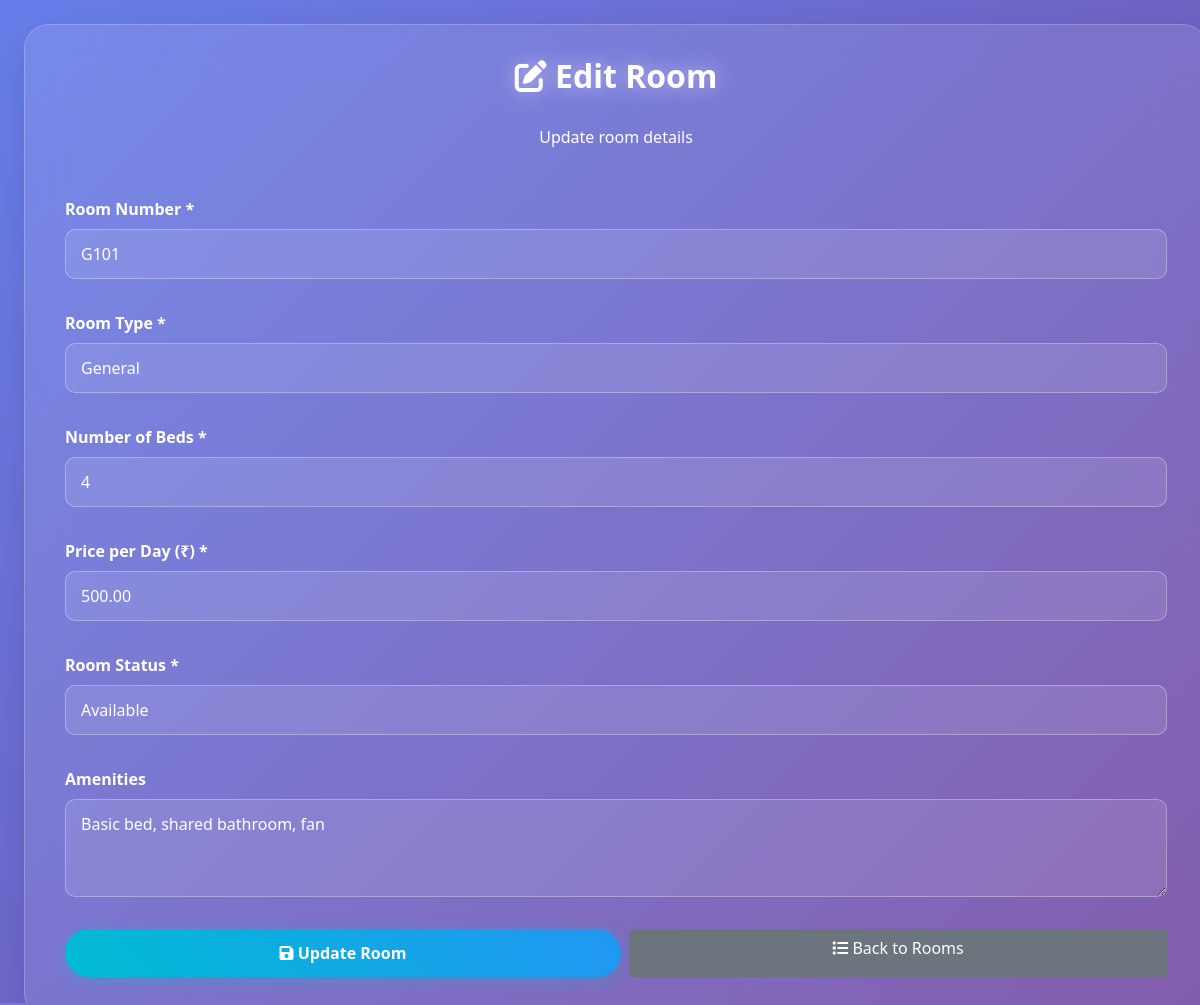
Page /edit-room.php?id=1 on the committed database.
### tables this page shows
CREATE TABLE rooms (
    id INT AUTO_INCREMENT PRIMARY KEY,
    room_number VARCHAR(10) UNIQUE NOT NULL,
    room_type ENUM('general', 'private', 'icu', 'emergency') NOT NULL,
    bed_count INT DEFAULT 1,
    price_per_day DECIMAL(10,2) NOT NULL,
    status ENUM('available', 'occupied', 'maintenance') DEFAULT 'available',
    amenities TEXT,
    created_at TIMESTAMP DEFAULT CURRENT_TIMESTAMP
);

### edit-room.php (the view, shortened to what this page needs)
<?php
$room = null;
$room_id = isset($_GET['id']) ? (int)$_GET['id'] : 0;
try {
    $pdo = getConnection();
    $stmt = $pdo->prepare("SELECT * FROM rooms WHERE id = ?");
    $stmt->execute([$room_id]);
    $room = $stmt->fetch();
} catch (PDOException $e) {
    $error = 'Database error: ' . $e->getMessage();
}
?>
<!DOCTYPE html>
<html lang="en">
<head>
    <link href="https://cdn.jsdelivr.net/npm/bootstrap@5.1.3/dist/css/bootstrap.min.css" rel="stylesheet">
    <link href="https://cdnjs.cloudflare.com/ajax/libs/font-awesome/6.0.0/css/all.min.css" rel="stylesheet">
    <link href="css/style.css" rel="stylesheet">
</head>
<body>
    <div class="auth-container">
        <div class="container-fluid p-0">
            <div class="row g-0">
                <div class="col-12">
                    <div class="auth-card glass w-100">
                        <div class="text-center mb-4">
                            <h2><i class="fas fa-edit"></i> Edit Room</h2>
                            <p class="text-white">Update room details</p>
                        </div>
                        <?php if ($room): ?>
                        <form method="POST" action="">
                            <div class="row g-3">
                                <div class="col-12 col-md-6">
                                    <label for="room_number" class="form-label text-white">Room Number *</label>
                                    <input type="text" class="form-control w-100" id="room_number" name="room_number"
                                           value="<?php echo htmlspecialchars($room['room_number']); ?>"
                                           placeholder="e.g., G101, P201" required>
                                </div>
                                <div class="col-12 col-md-6">
                                    <label for="room_type" class="form-label text-white">Room Type *</label>
                                    <select class="form-control w-100" id="room_type" name="room_type" required>
                                        <option value="general" <?php echo $room['room_type'] == 'general' ? 'selected' : ''; ?>>General</option>
                                    </select>
                                </div>
                                <div class="col-12 col-md-6">
                                    <label for="bed_count" class="form-label text-white">Number of Beds *</label>
                                    <input type="number" class="form-control w-100" id="bed_count" name="bed_count"
                                           value="<?php echo $room['bed_count']; ?>"
                                           min="1" max="10" required>
                                </div>
                                <div class="col-12 col-md-6">
                                    <label for="price_per_day" class="form-label text-white">Price per Day (₹) *</label>
                                    <input type="number" class="form-control w-100" id="price_per_day" name="price_per_day"
                                           value="<?php echo $room['price_per_day']; ?>"
                                           step="0.01" min="0" placeholder="e.g., 1500.00" required>
                                </div>
                                <div class="col-12">
                                    <label for="status" class="form-label text-white">Room Status *</label>
                                    <select class="form-control w-100" id="status" name="status" required>
                                        <option value="available" <?php echo $room['status'] == 'available' ? 'selected' : ''; ?>>Available</option>
                                    </select>
                                </div>
                                <div class="col-12">
                                    <label for="amenities" class="form-label text-white">Amenities</label>
                                    <textarea class="form-control w-100" id="amenities" name="amenities" rows="3"
                                              placeholder="e.g., AC, TV, Private bathroom, WiFi"><?php echo htmlspecialchars($room['amenities']); ?></textarea>
                                </div>
                                <div class="col-12">
                                    <div class="d-flex flex-column flex-sm-row gap-2">
                                        <button type="submit" class="btn btn-primary flex-fill">
                                            <i class="fas fa-save"></i> Update Room
                                        </button>
                                        <a href="rooms.php" class="btn btn-secondary flex-fill">
                                            <i class="fas fa-list"></i> Back to Rooms
                                        </a>
                                    </div>
                                </div>
                            </div>
                        </form>
                        <?php endif; ?>
                    </div>
                </div>
            </div>
        </div>
    </div>
</body>
</html>

### css/style.css (style rules this page uses)
* { margin: 0; padding: 0; box-sizing: border-box; }
body { font-family: 'Segoe UI', Tahoma, Geneva, Verdana, sans-serif; background: linear-gradient(135deg, #667eea 0%, #764ba2 100%); min-height: 100vh; color: #333; }
.glass { background: rgba(255, 255, 255, 0.1); backdrop-filter: blur(15px); border-radius: 20px; border: 1px solid rgba(255, 255, 255, 0.2); box-shadow: 0 8px 32px 0 rgba(31, 38, 135, 0.37); }
.btn-primary { background: linear-gradient(45deg, #00bcd4, #2196f3); border: none; border-radius: 25px; padding: 12px 30px; font-weight: 600; transition: all 0.3s ease; box-shadow: 0 4px 15px rgba(0, 188, 212, 0.3); }
.form-control { background: rgba(255, 255, 255, 0.1); border: 1px solid rgba(255, 255, 255, 0.3); border-radius: 10px; color: white; padding: 12px 15px; transition: all 0.3s ease; }
.form-control::placeholder { color: rgba(255, 255, 255, 0.7); }
.form-label { color: white; font-weight: 600; margin-bottom: 8px; }
.auth-container { min-height: 100vh; display: flex; align-items: center; justify-content: center; padding: 20px; }
.auth-card { background: rgba(255, 255, 255, 0.1); backdrop-filter: blur(20px); border-radius: 25px; padding: 2rem; width: 100%; border: 1px solid rgba(255, 255, 255, 0.2); box-shadow: 0 15px 35px rgba(0, 0, 0, 0.1); margin: 1rem; }
.auth-card h2 { text-align: center; color: white; margin-bottom: 30px; font-weight: bold; text-shadow: 0 0 20px rgba(255, 255, 255, 0.5); }
* { box-sizing: border-box; }
.container-fluid { width: 100%; max-width: 100%; padding: 1rem; }
.card, .btn, .form-control { width: 100%; max-width: 100%; }
.row { width: 100%; margin: 0; }
.col-12, .col-6, .col-md-3, .col-md-4, .col-sm-6, .col-lg-4 { width: 100%; padding: 0.5rem; }
.gap-2 { gap: 0.5rem !important; }
body, html { width: 100%; overflow-x: hidden; }
.auth-container { width: 100vw; min-height: 100vh; padding: 0; }

### rows in the picture
rooms: room_number "G101", room_type "General", bed_count "4", price_per_day "500.00", status "Available", amenities "Basic bed, shared bathroom, fan"
